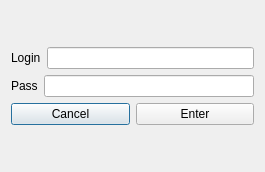
<?xml version="1.0" encoding="UTF-8"?>
<ui version="4.0">
 <class>FormAuthorisation</class>
 <widget class="QDialog" name="FormAuthorisation">
  <property name="geometry">
   <rect>
    <x>0</x>
    <y>0</y>
    <width>265</width>
    <height>172</height>
   </rect>
  </property>
  <property name="windowTitle">
   <string>Dialog</string>
  </property>
  <layout class="QVBoxLayout" name="verticalLayout_2">
   <item>
    <layout class="QVBoxLayout" name="verticalLayout">
     <item>
      <layout class="QHBoxLayout" name="horizontalLayout">
       <item>
        <widget class="QLabel" name="label">
         <property name="text">
          <string>Login</string>
         </property>
        </widget>
       </item>
       <item>
        <widget class="QLineEdit" name="lineEdit_login"/>
       </item>
      </layout>
     </item>
     <item>
      <layout class="QHBoxLayout" name="horizontalLayout_2">
       <item>
        <widget class="QLabel" name="label_2">
         <property name="text">
          <string>Pass</string>
         </property>
        </widget>
       </item>
       <item>
        <widget class="QLineEdit" name="lineEdit_pass">
         <property name="echoMode">
          <enum>QLineEdit::Password</enum>
         </property>
        </widget>
       </item>
      </layout>
     </item>
     <item>
      <layout class="QHBoxLayout" name="horizontalLayout_3">
       <item>
        <widget class="QPushButton" name="pushButton_cancel">
         <property name="text">
          <string>Cancel</string>
         </property>
        </widget>
       </item>
       <item>
        <widget class="QPushButton" name="pushButton_enter">
         <property name="text">
          <string>Enter</string>
         </property>
        </widget>
       </item>
      </layout>
     </item>
    </layout>
   </item>
  </layout>
 </widget>
 <resources/>
 <connections/>
</ui>
